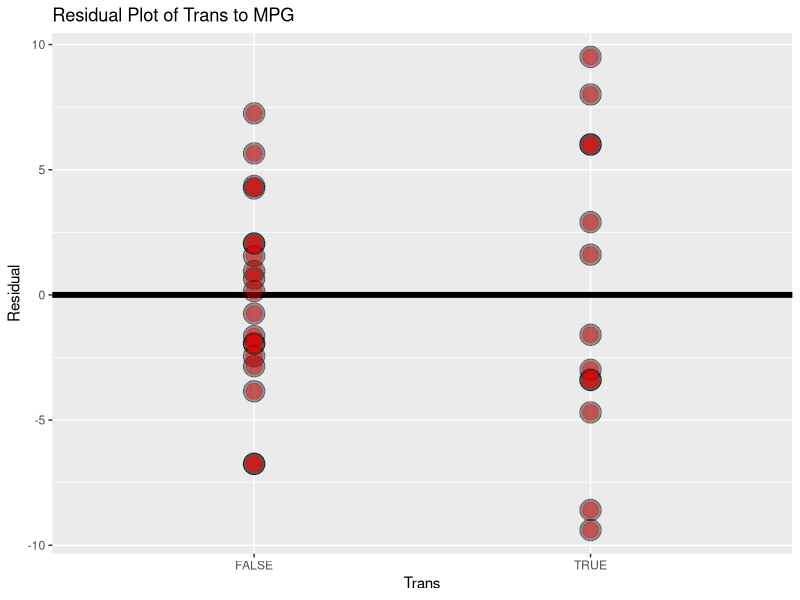
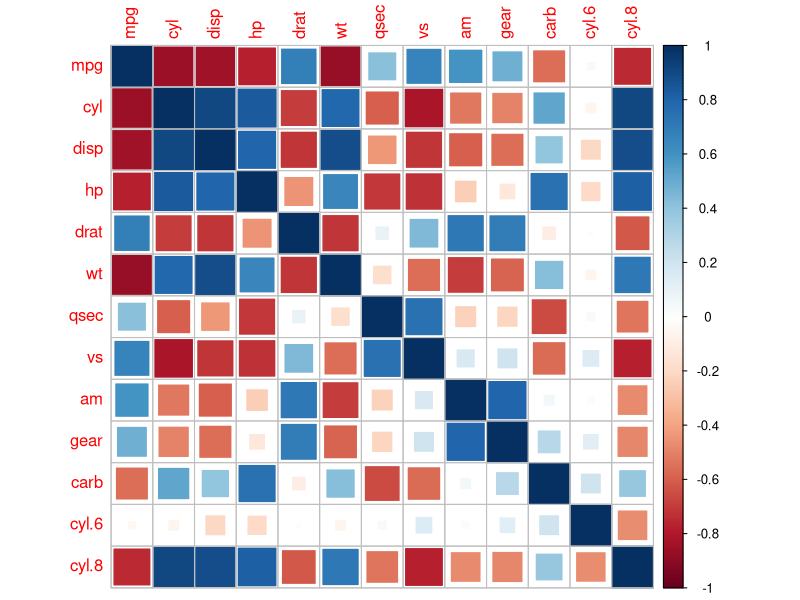
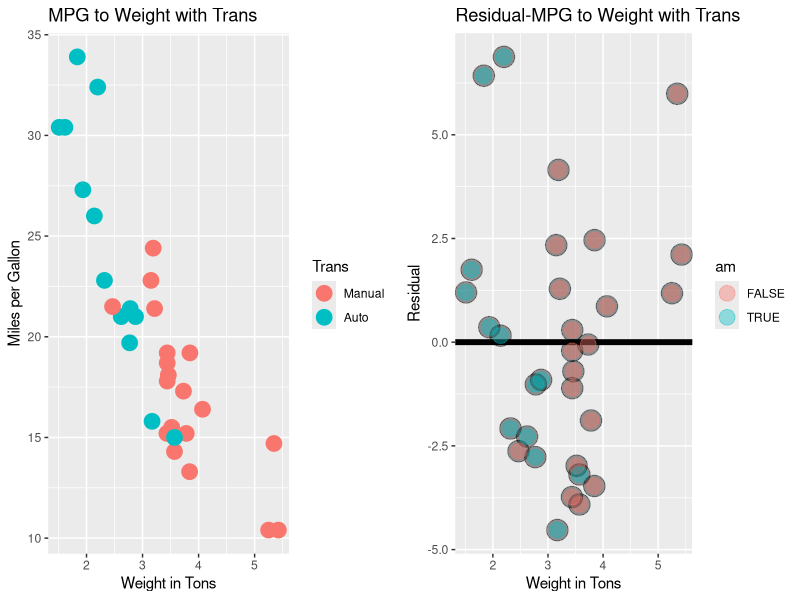

Here is the R script that generated these plots, in order:
## ---- chunk 1
knitr::opts_chunk$set(echo = TRUE)
library(stats)
library(ggplot2)
library(car)
library(corrplot)
library(grid)
library(gridExtra)
## ---- chunk 2
data(mtcars)
mtcars<-mtcars
mtcars$am<-as.logical(mtcars$am)
mtcars$cyl.6<-as.logical(FALSE)
mtcars$cyl.6[ which(mtcars$cyl==6)]<-as.logical(TRUE)
mtcars$cyl.8<-as.logical(FALSE)
mtcars$cyl.8[ which(mtcars$cyl==8)]<-as.logical(TRUE)
## ---- chunk 3
summary(lm(mpg~am,mtcars))$coef
## ---- chunk 4
ggplot(data.frame(x=as.factor(mtcars$am), y=resid(lm(mpg~as.factor(am),mtcars))),
           aes(x=x,y=y))+
  geom_hline(yintercept = 0,size=2)+
  geom_point(size=7, colour="black", alpha=0.4)+
  geom_point(size=5,colour="red",alpha=0.4)+
  xlab("Trans")+ylab("Residual")+labs(title="Residual Plot of Trans to MPG")
## ---- chunk 5
corrplot(cor(mtcars),method="square")
## ---- chunk 6
summary((lm(mpg~am+wt,mtcars)))$coef
summary((lm(mpg~am+wt,mtcars)))$adj.r.squared
## ---- chunk 7
ggplot(mtcars, aes(wt, mpg))+
  geom_point(aes(col=as.factor(am)),size=5)+
  labs(title = "MPG to Weight with Trans",
       x="Weight in Tons",
       y="Miles per Gallon")+
  scale_colour_discrete(name="Trans",
                        labels=c("Manual","Auto")) ->p1

ggplot(data.frame(am=as.factor(mtcars$am),x=mtcars$wt, y=resid(lm(mpg~wt+as.factor(am),mtcars))),
                 aes(x=x,y=y))+
  labs(title = "Residual-MPG to Weight with Trans",
       x="Weight in Tons",
       y="Miles per Gallon")+
  geom_hline(yintercept = 0,size=2)+
  geom_point(size=7, colour="black", alpha=0.4)+
  geom_point(size=5,alpha=0.4,aes(col=am))+
  scale_x_continuous(breaks=seq(1,6,1))+
  xlab("Weight in Tons")+ylab("Residual") ->p2
grid.arrange(p1, p2, ncol=2)
